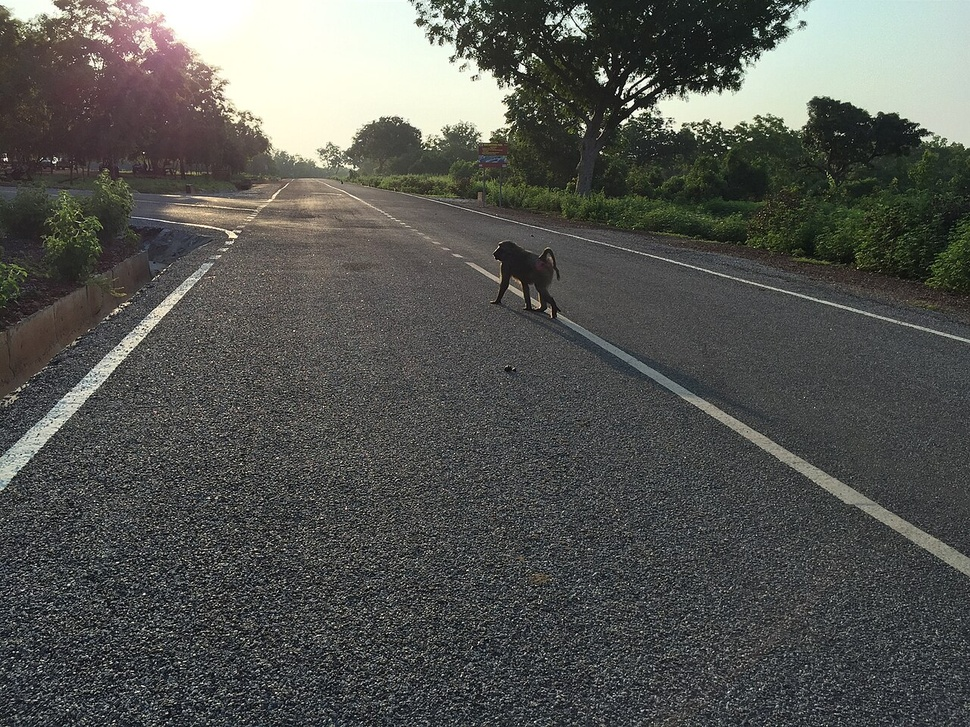
#> input picture Road and Lane Boundary Detection/data/images/daylight_01.jpg, 970 x 727 px, shrunk from 1280 x 960 before the run
$ python annotate.py
#> lines starting #> are read from the running program, lines starting #| are printed output that depends on the picture; after the words box and inside, x2 and y2 are one past the last pixel; in counts of white or black regions, pixels touching at a corner belong together
#> in main, img is the input picture: shape (727, 970, 3); mean B, G, R 83.1, 86.9, 85.7
"""
annotate.py
Automated road and lane boundary detection and scene segmentation.

Builds the manually annotated ground truth masks of the drivable road region.

Method. Each road surface was traced by hand as a polygon, read off the
photograph against a printed coordinate grid, and then checked by drawing the
resulting mask back over the photograph and correcting whatever was wrong. The
vertices live in this file rather than in a binary mask, so the annotation is
readable, reviewable and reproducible, and anyone can see exactly what was
claimed to be road.

Two lists describe each image:

    road : the outline of the drivable surface, as it appears in the image.
           For a divided carriageway there is one polygon per carriageway.
    cut  : anything standing on that surface which is not road, such as a
           vehicle or an animal. These are removed from the mask, so the
           ground truth is the *visible* drivable surface. A segmentation
           method cannot be expected to report road where a bus is parked.

Coordinates are normalised, x to the right and y downwards, so they do not
depend on the stored resolution.

Nothing in the evaluated pipeline had any hand in producing these masks: the
pipeline never sees the polygons.

Usage:
    python src/annotate.py
"""

from __future__ import annotations

import json
import os

import cv2
import numpy as np

HERE = os.path.dirname(os.path.abspath(__file__))
ROOT = os.path.dirname(HERE)
IMG_DIR = os.path.join(ROOT, "data", "images")
ANN_DIR = os.path.join(ROOT, "data", "annotations")
CHECK_DIR = os.path.join(ROOT, "results", "overlays")

# --------------------------------------------------------------------------
# Hand traced ground truth
# --------------------------------------------------------------------------
ANNOTATION = {
    # Straight sealed road, white edge lines, low sun. A baboon stands on the
    # carriageway and is cut out of the mask.
    "daylight_01.jpg": dict(
        road=[[(0.00, 0.560), (0.10, 0.455), (0.20, 0.355), (0.26, 0.305),
               (0.315, 0.275), (0.38, 0.325), (0.50, 0.420), (0.62, 0.500),
               (0.74, 0.575), (0.86, 0.640), (1.00, 0.720), (1.00, 1.000),
               (0.00, 1.000)]],
        cut=[[(0.495, 0.325), (0.585, 0.325), (0.585, 0.445), (0.495, 0.445)]]),

    # Two lane road with a painted centre line, bright even light.
    "daylight_02.jpg": dict(
        road=[[(0.00, 0.760), (0.15, 0.700), (0.30, 0.640), (0.42, 0.570),
               (0.50, 0.510), (0.525, 0.485), (0.56, 0.510), (0.615, 0.580),
               (0.66, 0.680), (0.70, 0.790), (0.735, 0.900), (0.760, 1.000),
               (0.00, 1.000)]],
        cut=[]),

    # Avenue of trees, hard dappled shadow bands across the carriageway.
    "shadow_01.jpg": dict(
        road=[[(0.05, 1.000), (0.18, 0.850), (0.28, 0.720), (0.36, 0.600),
               (0.41, 0.500), (0.435, 0.450), (0.455, 0.450), (0.52, 0.520),
               (0.60, 0.620), (0.68, 0.740), (0.75, 0.870), (0.82, 1.000)]],
        cut=[]),

    # Unsealed road under trees; shadow contrast rivals the road edge.
    "shadow_02.jpg": dict(
        road=[[(0.10, 1.000), (0.25, 0.850), (0.38, 0.700), (0.50, 0.580),
               (0.57, 0.520), (0.595, 0.500), (0.615, 0.500), (0.66, 0.550),
               (0.73, 0.640), (0.81, 0.760), (0.88, 0.880), (0.95, 1.000)]],
        cut=[]),

    # Haze and flat overcast light, very low edge contrast.
    "lowlight_01.jpg": dict(
        road=[[(0.03, 1.000), (0.18, 0.900), (0.30, 0.820), (0.38, 0.770),
               (0.435, 0.735), (0.465, 0.735), (0.55, 0.780), (0.68, 0.850),
               (0.82, 0.920), (0.95, 1.000)]],
        cut=[]),

    # Overcast, weak markings, road runs away up and slightly to the left.
    "lowlight_02.jpg": dict(
        road=[[(0.170, 1.000), (0.235, 0.900), (0.300, 0.800), (0.350, 0.700),
               (0.395, 0.600), (0.425, 0.520), (0.433, 0.490), (0.438, 0.490),
               (0.450, 0.600), (0.485, 0.700), (0.525, 0.800), (0.575, 0.900),
               (0.620, 1.000)]],
        cut=[[(0.415, 0.870), (0.505, 0.870), (0.505, 1.000), (0.415, 1.000)]]),

    # Strong single bend with clear markings.
    "curve_01.jpg": dict(
        road=[[(0.00, 0.660), (0.12, 0.645), (0.25, 0.632), (0.36, 0.620),
               (0.45, 0.612), (0.52, 0.620), (0.58, 0.645), (0.65, 0.685),
               (0.72, 0.745), (0.79, 0.830), (0.85, 0.920), (0.88, 1.000),
               (0.00, 1.000)]],
        cut=[]),

    # Sweeping curve seen from the inside of the bend.
    "curve_02.jpg": dict(
        road=[[(0.42, 1.000), (0.50, 0.900), (0.555, 0.800), (0.585, 0.720),
               (0.605, 0.655), (0.635, 0.595), (0.70, 0.585), (0.78, 0.605),
               (0.88, 0.635), (1.00, 0.665), (1.00, 1.000)]],
        cut=[]),

    # Unsealed laterite road, no markings at all; a car is parked far ahead.
    "worn_01.jpg": dict(
        road=[[(0.10, 1.000), (0.22, 0.880), (0.33, 0.770), (0.43, 0.680),
               (0.49, 0.630), (0.52, 0.605), (0.545, 0.605), (0.60, 0.640),
               (0.68, 0.710), (0.78, 0.800), (0.88, 0.900), (0.97, 1.000)]],
        cut=[[(0.505, 0.560), (0.585, 0.560), (0.585, 0.615), (0.505, 0.615)]]),

    # Straight laterite road; the boundary is a colour change, not an edge line.
    "worn_02.jpg": dict(
        road=[[(0.280, 1.000), (0.330, 0.900), (0.390, 0.800), (0.450, 0.700),
               (0.495, 0.645), (0.515, 0.620), (0.535, 0.620), (0.565, 0.645),
               (0.620, 0.700), (0.700, 0.800), (0.760, 0.900), (0.800, 1.000)]],
        cut=[]),

    # A queue of minibuses standing on the carriageway.
    "occlusion_01.jpg": dict(
        road=[[(0.00, 0.600), (0.12, 0.645), (0.24, 0.680), (0.34, 0.720),
               (0.44, 0.775), (0.52, 0.820), (0.60, 0.870), (0.68, 0.920),
               (0.75, 0.955), (0.80, 0.900), (0.85, 0.800), (0.88, 0.720),
               (0.92, 0.700), (1.00, 0.700), (1.00, 1.000), (0.00, 1.000)]],
        cut=[]),

    # A tractor and a pickup occupying the carriageway ahead.
    "occlusion_02.jpg": dict(
        road=[[(0.13, 1.000), (0.15, 0.850), (0.17, 0.740), (0.22, 0.660),
               (0.30, 0.620), (0.42, 0.600), (0.55, 0.600), (0.62, 0.620),
               (0.70, 0.640), (0.80, 0.660), (0.90, 0.680), (1.00, 0.700),
               (1.00, 1.000)]],
        cut=[[(0.330, 0.590), (0.595, 0.590), (0.595, 0.760), (0.330, 0.760)]]),
}


# --------------------------------------------------------------------------
def to_px(poly, w, h):
    return np.array([[int(round(x * w)), int(round(y * h))] for x, y in poly], np.int32)


def build_mask(shape, spec):
#> called with shape = (727, 970, 3)
    h, w = shape[:2]
    mask = np.zeros((h, w), np.uint8)
    for poly in spec["road"]:
        cv2.fillPoly(mask, [to_px(poly, w, h)], 255)
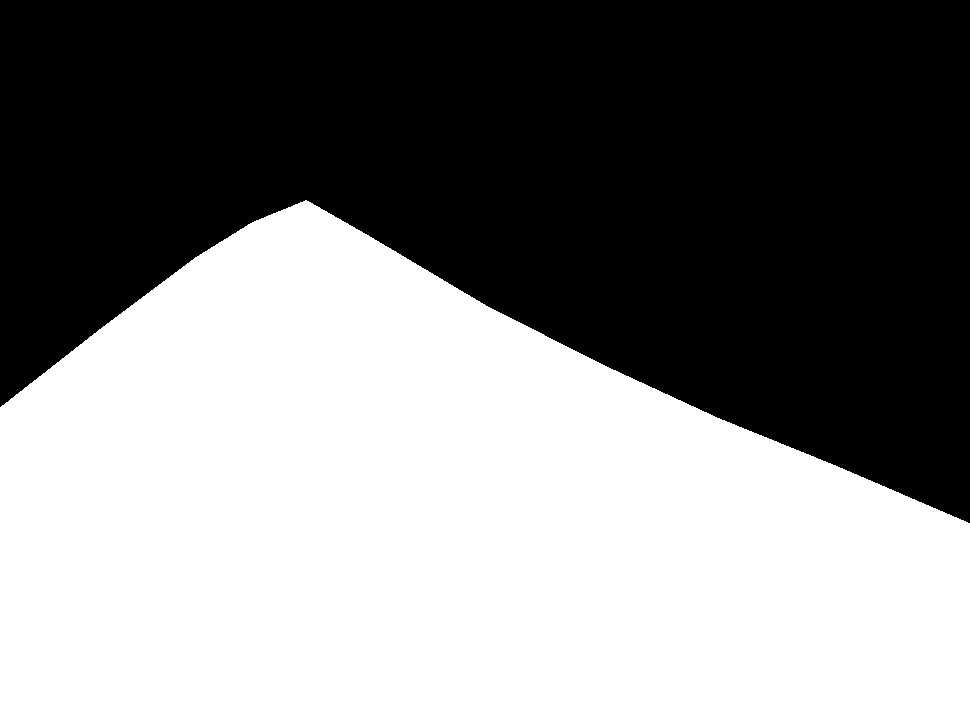
#> mask: shape (727, 970); 52.1% white; 1 black region, box (x1, y1, x2, y2) and area: (0, 0, 970, 523) 337702
    for poly in spec.get("cut", []):
        cv2.fillPoly(mask, [to_px(poly, w, h)], 0)
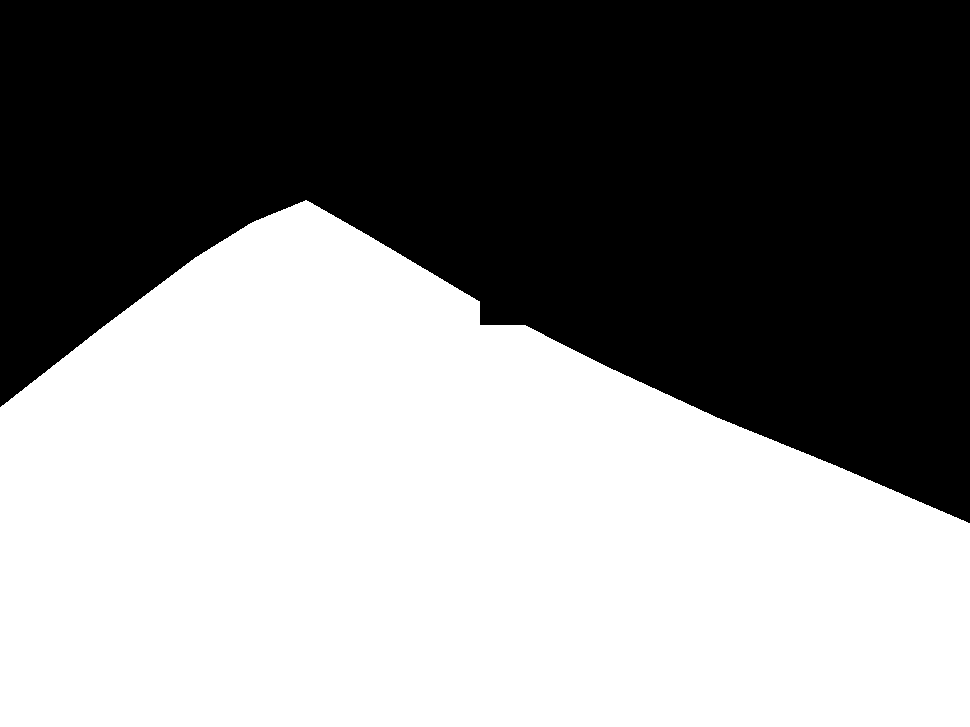
#> mask: shape (727, 970); 52% white; 1 black region
    return mask


def overlay(img, mask, colour=(0, 200, 0), alpha=0.40):
#> called with colour = (0, 200, 0), alpha = 0.4
    out = img.copy()
    out[mask > 0] = (np.array(colour) * alpha
                     + out[mask > 0] * (1 - alpha)).astype(np.uint8)
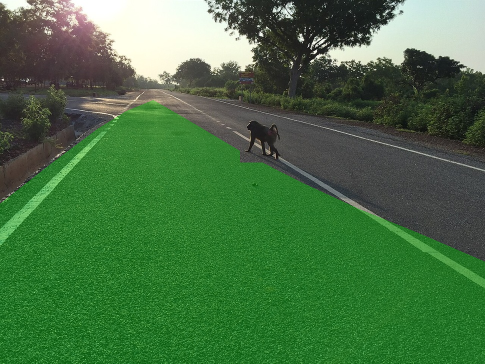
#> out: shape (727, 970, 3) (shown at 1/2 size); mean B, G, R 67.9, 113.3, 70.7
    cnts, _ = cv2.findContours((mask > 0).astype(np.uint8), cv2.RETR_EXTERNAL,
                               cv2.CHAIN_APPROX_SIMPLE)
#> cnts = 1 contour; box (x1, y1, x2, y2) and area: (0, 200, 970, 727) 365736
    cv2.drawContours(out, cnts, -1, (0, 0, 255), 2)
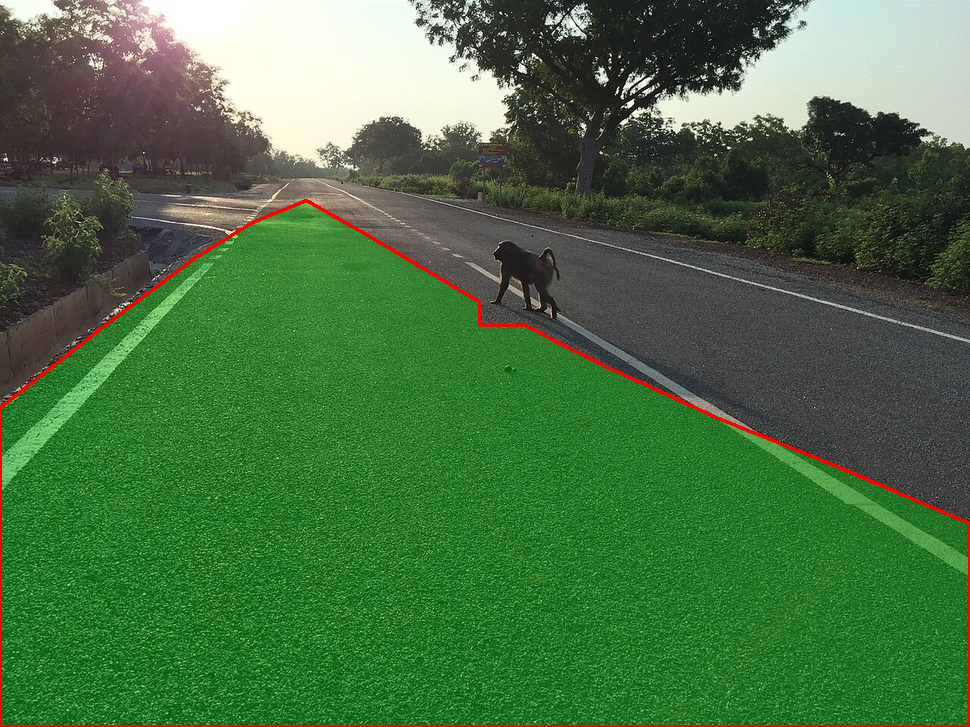
#> out: shape (727, 970, 3); 0.99% of pixels changed, all inside (x1, y1, x2, y2) = (0, 199, 970, 727)
    return out


def main():
    os.makedirs(ANN_DIR, exist_ok=True)
    os.makedirs(CHECK_DIR, exist_ok=True)
    summary = {}
    for name, spec in ANNOTATION.items():
        img = cv2.imread(os.path.join(IMG_DIR, name), cv2.IMREAD_COLOR)
        if img is None:
            raise IOError("cannot read " + name)
        mask = build_mask(img.shape, spec)
        cv2.imwrite(os.path.join(ANN_DIR, name.replace(".jpg", "_road.png")), mask)
        cv2.imwrite(os.path.join(CHECK_DIR, "gt_" + name),
                    overlay(img, mask), [cv2.IMWRITE_JPEG_QUALITY, 92])
        frac = float((mask > 0).mean())
        summary[name] = {"road_fraction": round(frac, 4),
                         "pixels": int((mask > 0).sum()),
                         "size": [int(img.shape[1]), int(img.shape[0])],
                         "polygons": len(spec["road"]), "cuts": len(spec.get("cut", []))}
        print("%-18s road covers %5.1f%% of the frame" % (name, 100 * frac))
#| daylight_01.jpg    road covers  52.0% of the frame
#> pass 2 of the loop in main, `for name, spec in ANNOTATION.items():`:
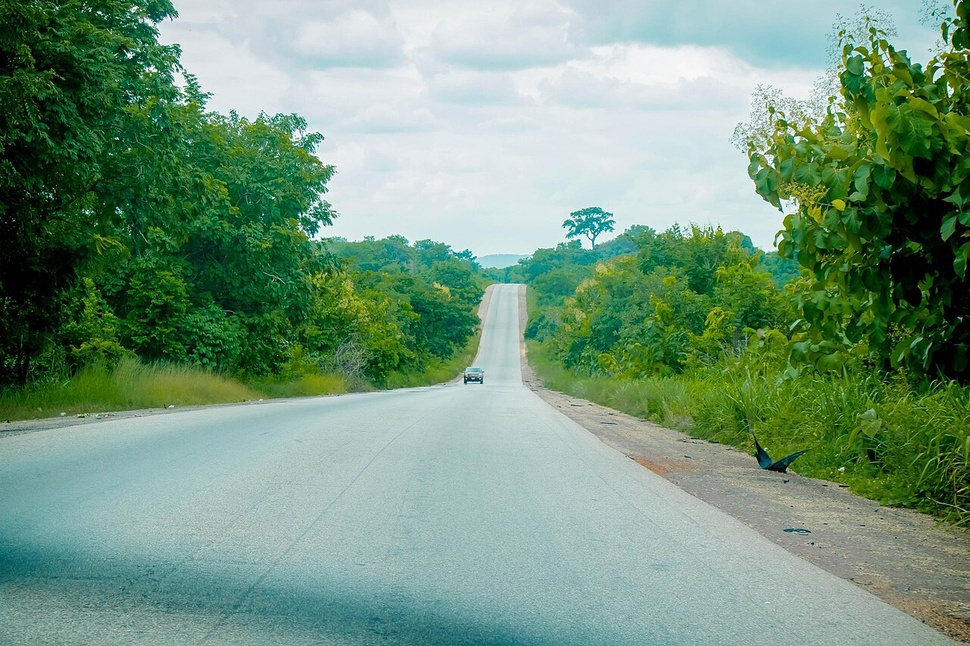
#> input picture Road and Lane Boundary Detection/data/images/daylight_02.jpg, 970 x 646 px, shrunk from 1280 x 853 before the run
#> in main, img is the input picture: shape (646, 970, 3); mean B, G, R 125.1, 150.1, 116.8
#> after the loop in build_mask (call 2), `for poly in spec["road"]:`:
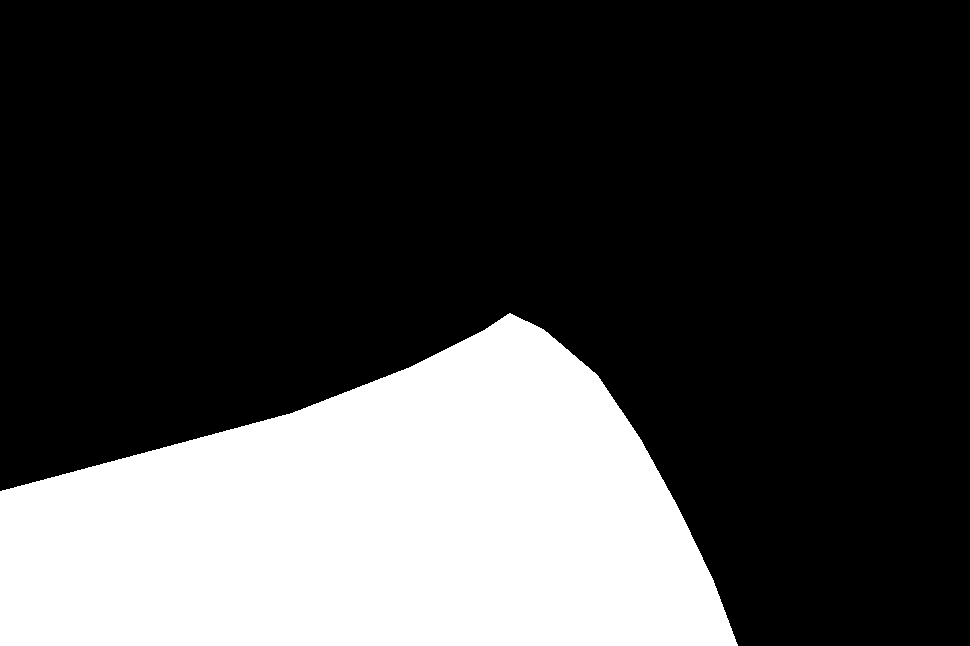
#> mask: shape (646, 970); 26.4% white; 1 white region
#> cnts = 1 contour; box (x1, y1, x2, y2) and area: (0, 313, 738, 646) 164416
#> in overlay (call 2), `cv2.drawContours(out, cnts, -1, (0, 0, 255), 2)`:
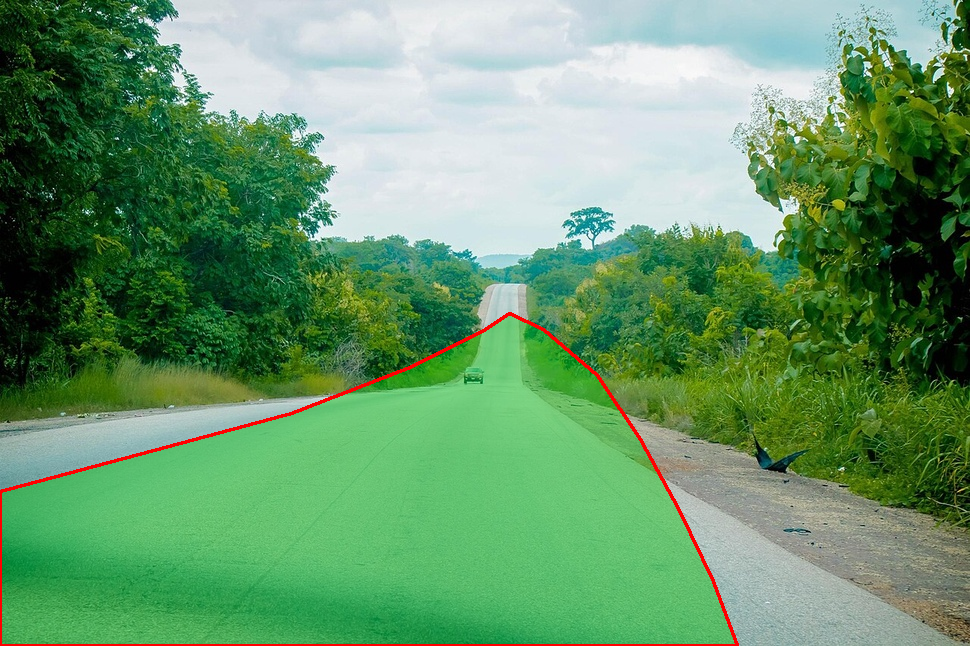
#> out: shape (646, 970, 3); mean B, G, R 106.3, 151.2, 103.2
#| daylight_02.jpg    road covers  26.4% of the frame
#> pass 3 of the loop in main, `for name, spec in ANNOTATION.items():`:
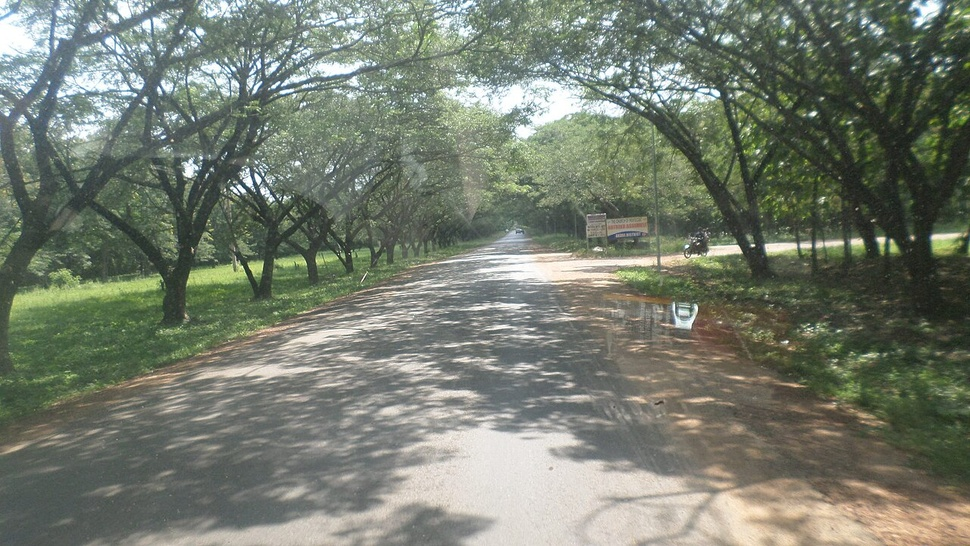
#> input picture Road and Lane Boundary Detection/data/images/shadow_01.jpg, 970 x 546 px, shrunk from 1280 x 720 before the run
#> in main, img is the input picture: shape (546, 970, 3); mean B, G, R 110.6, 124.2, 117.4
#> after the loop in build_mask (call 3), `for poly in spec["road"]:`:
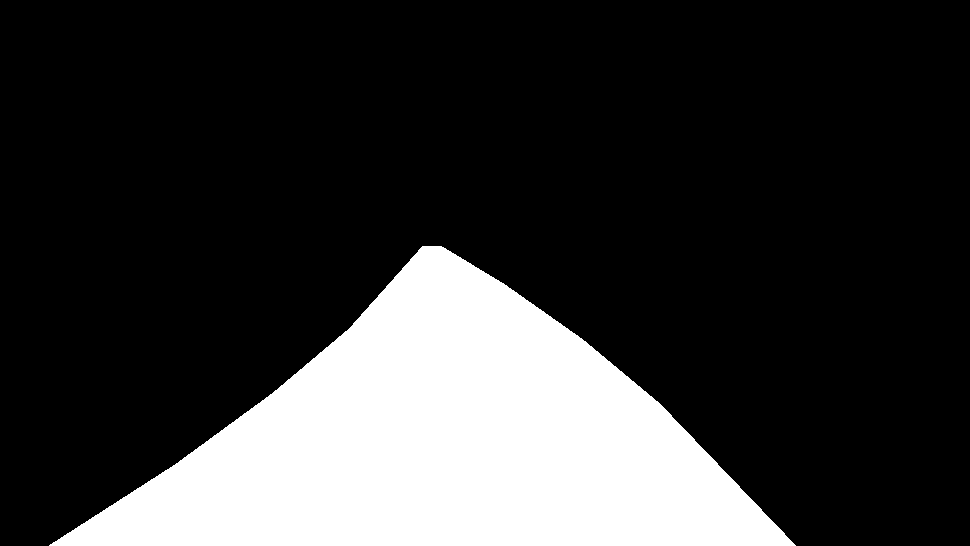
#> mask: shape (546, 970); 21.7% white; 1 white region
#> cnts = 1 contour; box (x1, y1, x2, y2) and area: (49, 246, 796, 546) 114030
#> in overlay (call 3), `cv2.drawContours(out, cnts, -1, (0, 0, 255), 2)`:
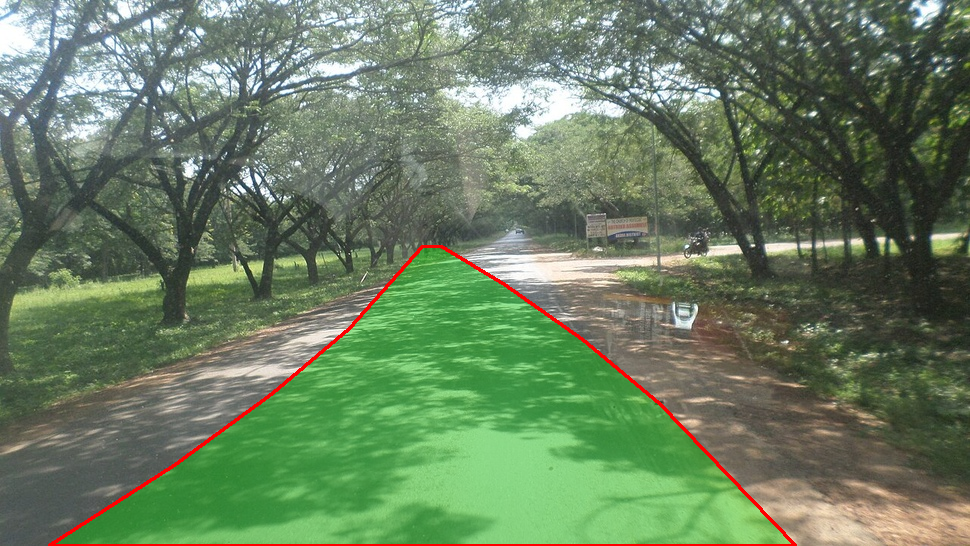
#> out: shape (546, 970, 3); mean B, G, R 97, 126.8, 105.4
#| shadow_01.jpg      road covers  21.7% of the frame
#> the loop made 7 passes; the first 3 are shown
    with open(os.path.join(ANN_DIR, "annotation_summary.json"), "w",
              encoding="utf-8") as fh:
        json.dump(summary, fh, indent=2)


if __name__ == "__main__":
#> (the run stopped early here; a loop or call above may not have finished)
